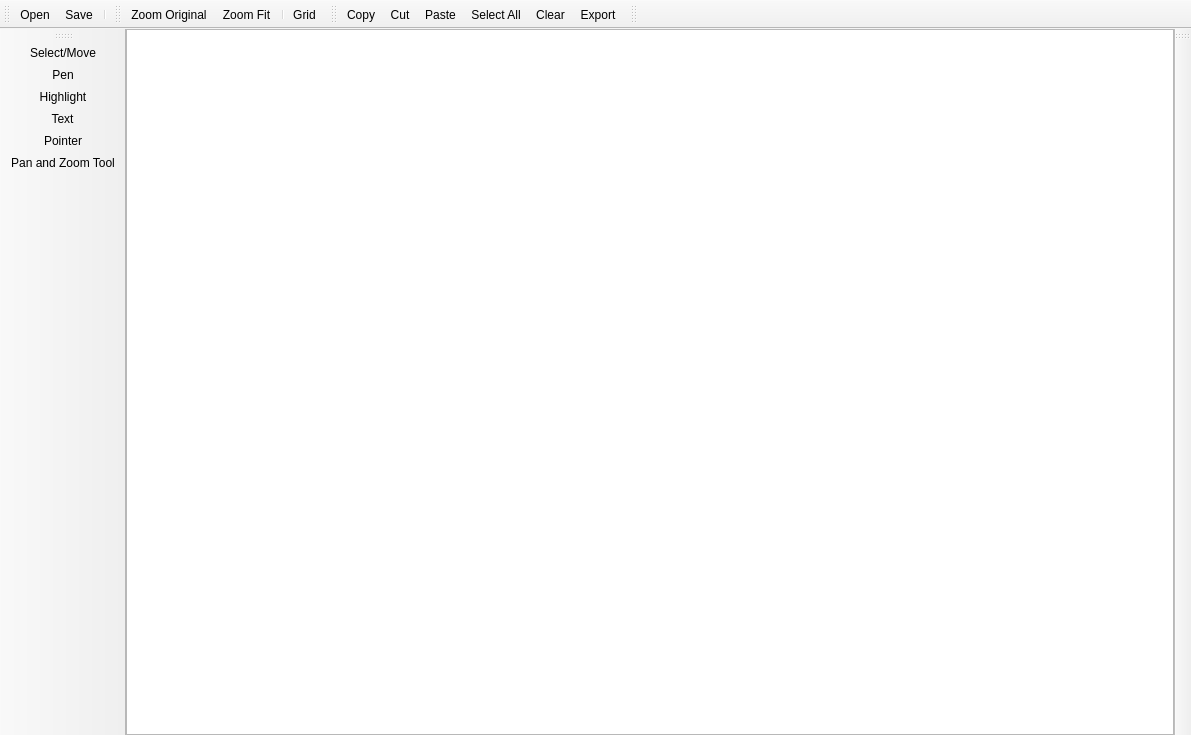
<?xml version="1.0" encoding="UTF-8"?>
<ui version="4.0">
 <class>WB_PaintWindow</class>
 <widget class="QMainWindow" name="WB_PaintWindow">
  <property name="geometry">
   <rect>
    <x>0</x>
    <y>0</y>
    <width>1191</width>
    <height>735</height>
   </rect>
  </property>
  <widget class="QWidget" name="centralwidget">
   <layout class="QHBoxLayout" name="horizontalLayout">
    <property name="leftMargin">
     <number>0</number>
    </property>
    <property name="topMargin">
     <number>0</number>
    </property>
    <property name="rightMargin">
     <number>0</number>
    </property>
    <property name="bottomMargin">
     <number>0</number>
    </property>
    <item>
     <widget class="WB_GraphicsView" name="graphicsView"/>
    </item>
   </layout>
  </widget>
  <widget class="QMenuBar" name="menubar">
   <property name="geometry">
    <rect>
     <x>0</x>
     <y>0</y>
     <width>1191</width>
     <height>20</height>
    </rect>
   </property>
  </widget>
  <widget class="QToolBar" name="toolBarCommon">
   <property name="windowTitle">
    <string>Common</string>
   </property>
   <attribute name="toolBarArea">
    <enum>TopToolBarArea</enum>
   </attribute>
   <attribute name="toolBarBreak">
    <bool>false</bool>
   </attribute>
   <addaction name="actionOpen"/>
   <addaction name="actionSave"/>
   <addaction name="separator"/>
  </widget>
  <widget class="QToolBar" name="toolBarZoom">
   <property name="windowTitle">
    <string>Zoom</string>
   </property>
   <attribute name="toolBarArea">
    <enum>TopToolBarArea</enum>
   </attribute>
   <attribute name="toolBarBreak">
    <bool>false</bool>
   </attribute>
   <addaction name="actionZoomOriginal"/>
   <addaction name="actionZoomFit"/>
   <addaction name="separator"/>
   <addaction name="actionGrid"/>
  </widget>
  <widget class="QToolBar" name="toolBarTools">
   <property name="sizePolicy">
    <sizepolicy hsizetype="Fixed" vsizetype="Preferred">
     <horstretch>0</horstretch>
     <verstretch>0</verstretch>
    </sizepolicy>
   </property>
   <property name="windowTitle">
    <string>Tools</string>
   </property>
   <attribute name="toolBarArea">
    <enum>LeftToolBarArea</enum>
   </attribute>
   <attribute name="toolBarBreak">
    <bool>false</bool>
   </attribute>
   <addaction name="actionSelectMove"/>
   <addaction name="actionPen"/>
   <addaction name="actionHighlight"/>
   <addaction name="actionText"/>
   <addaction name="actionPointer"/>
   <addaction name="actionPanZoomTool"/>
  </widget>
  <widget class="QToolBar" name="toolBarSettings">
   <property name="windowTitle">
    <string>Settings</string>
   </property>
   <attribute name="toolBarArea">
    <enum>RightToolBarArea</enum>
   </attribute>
   <attribute name="toolBarBreak">
    <bool>false</bool>
   </attribute>
  </widget>
  <widget class="QToolBar" name="toolBarEdit">
   <property name="windowTitle">
    <string>Edit</string>
   </property>
   <attribute name="toolBarArea">
    <enum>TopToolBarArea</enum>
   </attribute>
   <attribute name="toolBarBreak">
    <bool>false</bool>
   </attribute>
   <addaction name="actionCopy"/>
   <addaction name="actionCut"/>
   <addaction name="actionPaste"/>
   <addaction name="actionSelectAll"/>
   <addaction name="actionClear"/>
   <addaction name="actionExport"/>
  </widget>
  <widget class="QToolBar" name="toolBarFont">
   <property name="windowTitle">
    <string>Font</string>
   </property>
   <attribute name="toolBarArea">
    <enum>TopToolBarArea</enum>
   </attribute>
   <attribute name="toolBarBreak">
    <bool>false</bool>
   </attribute>
  </widget>
  <action name="actionText">
   <property name="checkable">
    <bool>true</bool>
   </property>
   <property name="icon">
    <iconset resource="icons.qrc">
     <normaloff>:/icons/icons/text_fields_black_24dp.svg</normaloff>:/icons/icons/text_fields_black_24dp.svg</iconset>
   </property>
   <property name="text">
    <string>Text</string>
   </property>
   <property name="toolTip">
    <string>Text</string>
   </property>
   <property name="shortcut">
    <string>Ctrl+4</string>
   </property>
  </action>
  <action name="actionHighlight">
   <property name="checkable">
    <bool>true</bool>
   </property>
   <property name="icon">
    <iconset resource="icons.qrc">
     <normaloff>:/icons/icons/drive_file_rename_outline_black_24dp.svg</normaloff>:/icons/icons/drive_file_rename_outline_black_24dp.svg</iconset>
   </property>
   <property name="text">
    <string>Highlight</string>
   </property>
   <property name="toolTip">
    <string>Highlight</string>
   </property>
   <property name="shortcut">
    <string>Ctrl+3</string>
   </property>
  </action>
  <action name="actionPaste">
   <property name="icon">
    <iconset resource="icons.qrc">
     <normaloff>:/icons/icons/content_paste_black_24dp.svg</normaloff>:/icons/icons/content_paste_black_24dp.svg</iconset>
   </property>
   <property name="text">
    <string>Paste</string>
   </property>
   <property name="toolTip">
    <string>Paste</string>
   </property>
   <property name="shortcut">
    <string>Ctrl+V</string>
   </property>
  </action>
  <action name="actionSelectAll">
   <property name="icon">
    <iconset resource="icons.qrc">
     <normaloff>:/icons/icons/select_all_black_24dp.svg</normaloff>:/icons/icons/select_all_black_24dp.svg</iconset>
   </property>
   <property name="text">
    <string>Select All</string>
   </property>
   <property name="toolTip">
    <string>Select All</string>
   </property>
   <property name="shortcut">
    <string>Ctrl+A</string>
   </property>
  </action>
  <action name="actionCopy">
   <property name="icon">
    <iconset resource="icons.qrc">
     <normaloff>:/icons/icons/content_copy_black_24dp.svg</normaloff>:/icons/icons/content_copy_black_24dp.svg</iconset>
   </property>
   <property name="text">
    <string>Copy</string>
   </property>
   <property name="toolTip">
    <string>Copy</string>
   </property>
   <property name="shortcut">
    <string>Ctrl+C</string>
   </property>
  </action>
  <action name="actionSave">
   <property name="icon">
    <iconset resource="icons.qrc">
     <normaloff>:/icons/icons/file_download_black_24dp.svg</normaloff>:/icons/icons/file_download_black_24dp.svg</iconset>
   </property>
   <property name="text">
    <string>Save</string>
   </property>
   <property name="toolTip">
    <string>Save</string>
   </property>
  </action>
  <action name="actionOpen">
   <property name="icon">
    <iconset resource="icons.qrc">
     <normaloff>:/icons/icons/file_upload_black_24dp.svg</normaloff>:/icons/icons/file_upload_black_24dp.svg</iconset>
   </property>
   <property name="text">
    <string>Open</string>
   </property>
   <property name="toolTip">
    <string>Open</string>
   </property>
  </action>
  <action name="actionClear">
   <property name="icon">
    <iconset resource="icons.qrc">
     <normaloff>:/icons/icons/delete_outline_black_24dp.svg</normaloff>:/icons/icons/delete_outline_black_24dp.svg</iconset>
   </property>
   <property name="text">
    <string>Clear</string>
   </property>
   <property name="toolTip">
    <string>Clear</string>
   </property>
  </action>
  <action name="actionZoomOriginal">
   <property name="icon">
    <iconset resource="icons.qrc">
     <normaloff>:/icons/icons/zoom_original_black_24dp.svg</normaloff>:/icons/icons/zoom_original_black_24dp.svg</iconset>
   </property>
   <property name="text">
    <string>Zoom Original</string>
   </property>
   <property name="toolTip">
    <string>Zoom Original</string>
   </property>
  </action>
  <action name="actionZoomFit">
   <property name="icon">
    <iconset resource="icons.qrc">
     <normaloff>:/icons/icons/crop_free_black_24dp.svg</normaloff>:/icons/icons/crop_free_black_24dp.svg</iconset>
   </property>
   <property name="text">
    <string>Zoom Fit</string>
   </property>
   <property name="toolTip">
    <string>Zoom Fit</string>
   </property>
  </action>
  <action name="actionPointer">
   <property name="checkable">
    <bool>true</bool>
   </property>
   <property name="icon">
    <iconset resource="icons.qrc">
     <normaloff>:/icons/icons/radio_button_checked_black_24dp.svg</normaloff>:/icons/icons/radio_button_checked_black_24dp.svg</iconset>
   </property>
   <property name="text">
    <string>Pointer</string>
   </property>
   <property name="toolTip">
    <string>Pointer</string>
   </property>
   <property name="shortcut">
    <string>Ctrl+5</string>
   </property>
  </action>
  <action name="actionPen">
   <property name="checkable">
    <bool>true</bool>
   </property>
   <property name="icon">
    <iconset resource="icons.qrc">
     <normaloff>:/icons/icons/create_black_24dp.svg</normaloff>:/icons/icons/create_black_24dp.svg</iconset>
   </property>
   <property name="text">
    <string>Pen</string>
   </property>
   <property name="toolTip">
    <string>Pen</string>
   </property>
   <property name="shortcut">
    <string>Ctrl+2</string>
   </property>
  </action>
  <action name="actionPanZoomTool">
   <property name="checkable">
    <bool>true</bool>
   </property>
   <property name="icon">
    <iconset resource="icons.qrc">
     <normaloff>:/icons/icons/pan_tool_black_24dp.svg</normaloff>:/icons/icons/pan_tool_black_24dp.svg</iconset>
   </property>
   <property name="text">
    <string>Pan and Zoom Tool</string>
   </property>
   <property name="toolTip">
    <string>Pan and Zoom Tool (Ctrl for Zoom)</string>
   </property>
   <property name="shortcut">
    <string>Ctrl+6</string>
   </property>
  </action>
  <action name="actionSelectMove">
   <property name="checkable">
    <bool>true</bool>
   </property>
   <property name="icon">
    <iconset resource="icons.qrc">
     <normaloff>:/icons/icons/select_black_24dp.svg</normaloff>:/icons/icons/select_black_24dp.svg</iconset>
   </property>
   <property name="text">
    <string>Select/Move</string>
   </property>
   <property name="toolTip">
    <string>Select or Move</string>
   </property>
   <property name="shortcut">
    <string>Ctrl+1</string>
   </property>
  </action>
  <action name="actionCut">
   <property name="icon">
    <iconset resource="icons.qrc">
     <normaloff>:/icons/icons/content_cut_black_24dp.svg</normaloff>:/icons/icons/content_cut_black_24dp.svg</iconset>
   </property>
   <property name="text">
    <string>Cut</string>
   </property>
   <property name="toolTip">
    <string>Cut</string>
   </property>
   <property name="shortcut">
    <string>Ctrl+X</string>
   </property>
  </action>
  <action name="actionGrid">
   <property name="checkable">
    <bool>true</bool>
   </property>
   <property name="icon">
    <iconset resource="icons.qrc">
     <normaloff>:/icons/icons/grid_4x4_black_24dp.svg</normaloff>:/icons/icons/grid_4x4_black_24dp.svg</iconset>
   </property>
   <property name="text">
    <string>Grid</string>
   </property>
   <property name="toolTip">
    <string>Toggle Grid</string>
   </property>
  </action>
  <action name="actionExport">
   <property name="icon">
    <iconset resource="icons.qrc">
     <normaloff>:/icons/icons/export_black_24dp.svg</normaloff>:/icons/icons/export_black_24dp.svg</iconset>
   </property>
   <property name="text">
    <string>Export</string>
   </property>
   <property name="toolTip">
    <string>Export to File</string>
   </property>
  </action>
 </widget>
 <customwidgets>
  <customwidget>
   <class>WB_GraphicsView</class>
   <extends>QGraphicsView</extends>
   <header>views/wb_graphics_view.h</header>
  </customwidget>
 </customwidgets>
 <resources>
  <include location="icons.qrc"/>
 </resources>
 <connections/>
</ui>
